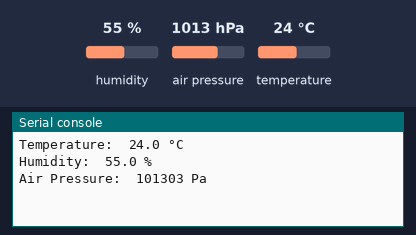
The program below on a simulated ESP32 board running MicroPython. Parts: the last lines printed to the serial console. The test bench sets the inputs (shaded band); at power-on: humidity 55 %, air pressure 1013 hPa, temperature 24 °C. Library files of the repository ran but are not shown: dht12.py, bmp280.py.

Above: at 1.2 s.
1.3 s: humidity set to 22 %
At 2.7 s:
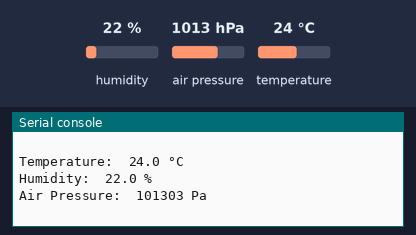
2.8 s: air pressure set to 952 hPa
At 4.1 s:
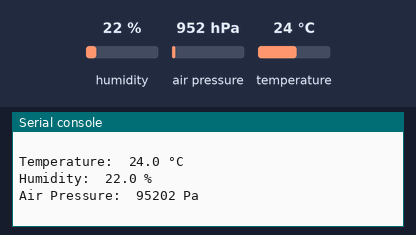
4.3 s: temperature set to 12 °C
At 5.3 s:
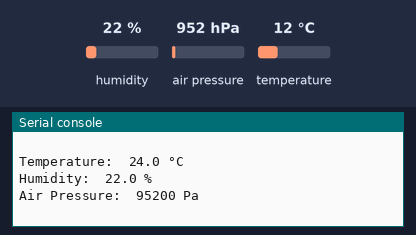
Timing chart, 0 to 7.3 s (numbered marks = the images above; inputs shaded):
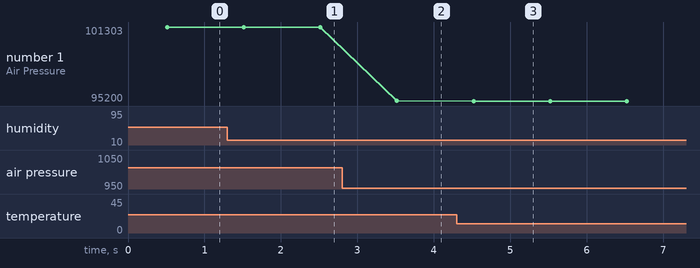

Measured:
- after the input at 1.3 s, the serial console: prints a new line after 1.2 s (image 1)
- after the input at 2.8 s, the serial console: prints a new line after 0.72 s (image 2)
- after the input at 4.3 s, the serial console: prints a new line after 0.22 s (image 3)
- plotted number 1: 101303 → 95202 after the input at 2.8 s, 95202 → 95200 after the input at 4.3 s

The program:

demo7.py
```python
# Demo 7.1 - I²C bus
from machine import I2C, Pin
i2c = I2C(sda=Pin(21), scl=Pin(22))
i2c.scan()

# Connect the ENV and TOF sensors
i2c.scan()

# Demo 7.2 - ENV module
from machine import I2C, Pin
from time import sleep
from dht12 import DHT12
from bmp280 import BMP280

i2c = I2C(scl=Pin(22), sda=Pin(21))
dht = DHT12(i2c)
bmp = BMP280(i2c)

while True:
    dht.measure()
    sleep(0.5)
    pres = bmp.get()
    print("Temperature: ",dht.temperature(),"°C")
    print("Humidity: ",dht.humidity(),"%")
#    print("Temperature BMP280: ", pres[0],"°C")
    print("Air Pressure: ", pres[1],"Pa")
    print()
    sleep(0.5)

# it does not work...
# try first loading the two libraries bmp280.py and dht12.py
from machine import I2C, Pin
from time import sleep
from dht12 import DHT12
from bmp280 import BMP280

i2c = I2C(scl=Pin(22), sda=Pin(21), freq=400000)
dht = DHT12(i2c)
bmp = BMP280(i2c)

while True:
    dht.measure()
    sleep(0.5)
    pres = bmp.get()
    print("Temperature: ",dht.temperature(),"°C")
    print("Humidity: ",dht.humidity(),"%")
#    print("Temperature BMP280: ", pres[0],"°C")
    print("Air Pressure: ", pres[1],"Pa")
    print()
    sleep(0.5)

# Demo 7.3 - Display
from ili934xnew import ILI9341, color565
from machine import Pin, SPI

# M5Stack Pin definitions
TFT_LED_PIN = const(32)
TFT_DC_PIN = const(27)
TFT_CS_PIN = const(14)
TFT_MOSI_PIN = const(23)
TFT_CLK_PIN = const(18)
TFT_RST_PIN = const(33)
TFT_MISO_PIN = const(19)

# The Zen of MicroPython by Nicholas H. Tollervey
text = 'Code,\nHack it,\nLess is more,\nKeep it simple,\nSmall is beautiful,\n\nBe brave! Break things! Learn and have fun!\nExpress yourself with MicroPython.\n\nHappy hacking ! :-)'

power = Pin(TFT_LED_PIN, Pin.OUT)
power.value(1)

spi = SPI(2, baudrate=40000000, miso=Pin(TFT_MISO_PIN), mosi=Pin(TFT_MOSI_PIN), sck=Pin(TFT_CLK_PIN))
display = ILI9341(spi, cs=Pin(TFT_CS_PIN), dc=Pin(TFT_DC_PIN), rst=Pin(TFT_RST_PIN))

display.erase()
display.set_pos(0,0)
display.print(text)

# Clean-up and de initizalize
# display.erase()
# power(0)


# Demo 7.4 - ToF module
from machine import I2C, Pin
from vl53l0x import VL53L0X

# initialize i2c and ToF sensor
i2c = I2C(scl=Pin(22), sda=Pin(21))
distance = VL53L0X(i2c)

while True:
    dis = distance.read()
    print("Distance: ", dis, " mm")

# Demo 7.5 - Playing tones on the speaker
from machine import DAC, Pin
from math import sin, pi
from time import sleep_us

dac = DAC(Pin(25,Pin.OUT))

# create a buffer containing a sine-wave
buf = bytearray(50)
for i in range(len(buf)):
    buf[i] = 128 + int(127 * sin(2 * pi * i / len(buf)))
 
while True:
    for i in range(len(buf)):
        dac.write(buf[i])
        sleep_us(1)

# Demo 7.6 - Playing tones on the speaker now with a function
from machine import DAC, Pin
from math import sin, pi
from time import sleep_us

dac = DAC(Pin(25,Pin.OUT))
# create a buffer containing a sine-wave
buf = bytearray(50)
for i in range(len(buf)):
    buf[i] = 128 + int(127 * sin(2 * pi * i / len(buf)))

def playtone(delay, repetition, dac, buf):
    for j in range(repetition):
        for i in range(len(buf)):
            dac.write(buf[i])
            sleep_us(delay)

playtone(1, 100, dac, buf)
playtone(5, 100, dac, buf)
playtone(10, 100, dac, buf)
playtone(50, 100, dac, buf)
playtone(70, 100, dac, buf)
playtone(85, 100, dac, buf)
playtone(100, 100, dac, buf)
```
